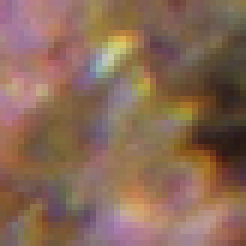
#> input picture Vdsr_master/dataset/label/0001.png, 41 x 41 px, found by its file name (shown 6 times larger); its folder holds 4 pictures in this run
$ python make_h5.py
#> lines starting #> are read from the running program, lines starting #| are printed output that depends on the picture
import os
import h5py
import numpy as np
from PIL import Image

# 输入目录路径
input_directory = "dataset"  # 替换为你的输入目录路径

# 创建 H5 文件
output_h5_path = "train.h5"  # 输出 H5 文件路径
with h5py.File(output_h5_path, "w") as h5_file:
    # 创建 data 数据集组
    data_group = h5_file.create_group("data")

    # 创建 label 数据集组
    label_group = h5_file.create_group("label")

    data_list = []
    label_list = []

    # 遍历输入目录中的 data 和 label 子目录

    label_path = os.path.join(input_directory, "label")
    for image_path in os.listdir(label_path):
        _image = Image.open(label_path + "\\" + image_path).convert("L")
        image_array = np.array(_image, dtype=np.float32)
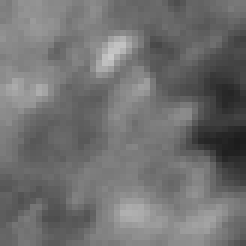
#> image_array: shape (41, 41) float32 (shown 6 times larger); min 28, max 201, mean 112.4
        image_array = np.expand_dims(image_array, axis=0)
        label_list.append(image_array)
#> pass 2 of the loop `for image_path in os.listdir(label_path):`:
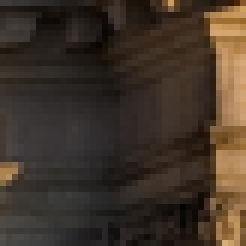
#> input picture Vdsr_master/dataset/label/0021.png, 41 x 41 px, found by its file name (shown 6 times larger)
#> `image_array = np.array(_image, dtype=np.float32)`:
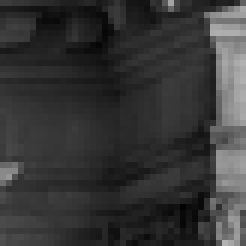
#> image_array: shape (41, 41) float32 (shown 6 times larger); min 1, max 179, mean 54.3
#> pass 3 of the loop `for image_path in os.listdir(label_path):`:
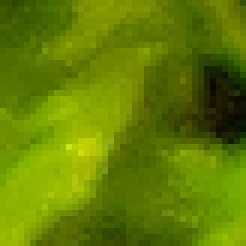
#> input picture Vdsr_master/dataset/label/0026.png, 41 x 41 px, found by its file name (shown 6 times larger)
#> `image_array = np.array(_image, dtype=np.float32)`:
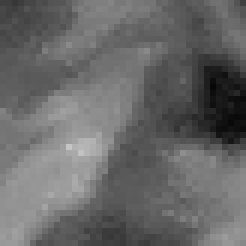
#> image_array: shape (41, 41) float32 (shown 6 times larger); min 7, max 197, mean 104
#> the loop made 4 passes; the first 3 are shown
    label_numpy = np.stack(label_list)

    data_path = os.path.join(input_directory, "data")
#> (the run stopped early here; a loop or call above may not have finished)
